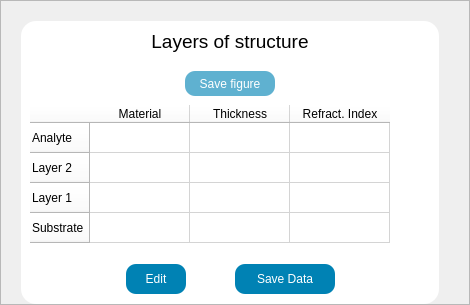
            <widget class="QFrame" name="graphics_frame_4">
             <property name="sizePolicy">
              <sizepolicy hsizetype="Expanding" vsizetype="Preferred">
               <horstretch>0</horstretch>
               <verstretch>0</verstretch>
              </sizepolicy>
             </property>
             <property name="styleSheet">
              <string notr="true"/>
             </property>
             <property name="frameShape">
              <enum>QFrame::StyledPanel</enum>
             </property>
             <property name="frameShadow">
              <enum>QFrame::Raised</enum>
             </property>
             <layout class="QVBoxLayout" name="verticalLayout_55">
              <property name="spacing">
               <number>5</number>
              </property>
              <property name="leftMargin">
               <number>20</number>
              </property>
              <property name="topMargin">
               <number>20</number>
              </property>
              <property name="rightMargin">
               <number>30</number>
              </property>
              <property name="bottomMargin">
               <number>0</number>
              </property>
              <item>
               <widget class="QFrame" name="grafico1_7">
                <property name="styleSheet">
                 <string notr="true">background-color: rgb(255, 255, 255);
border-radius:15px;</string>
                </property>
                <property name="frameShape">
                 <enum>QFrame::StyledPanel</enum>
                </property>
                <property name="frameShadow">
                 <enum>QFrame::Raised</enum>
                </property>
                <layout class="QVBoxLayout" name="verticalLayout_56">
                 <property name="spacing">
                  <number>9</number>
                 </property>
                 <property name="leftMargin">
                  <number>9</number>
                 </property>
                 <property name="rightMargin">
                  <number>9</number>
                 </property>
                 <property name="bottomMargin">
                  <number>10</number>
                 </property>
                 <item>
                  <widget class="QLabel" name="title_graphs_fiber_4">
                   <property name="font">
                    <font>
                     <family>Ubuntu</family>
                     <pointsize>14</pointsize>
                     <italic>false</italic>
                     <bold>false</bold>
                    </font>
                   </property>
                   <property name="styleSheet">
                    <string notr="true">background: transparent;
font: 500 14pt &quot;Ubuntu&quot;;</string>
                   </property>
                   <property name="text">
                    <string>&lt;html&gt;&lt;head/&gt;&lt;body&gt;&lt;p&gt;&lt;span style=&quot; font-family:'inherit';&quot;&gt;Layers of structure&lt;/span&gt;&lt;/p&gt;&lt;/body&gt;&lt;/html&gt;</string>
                   </property>
                   <property name="alignment">
                    <set>Qt::AlignCenter</set>
                   </property>
                  </widget>
                 </item>
                 <item>
                  <widget class="QFrame" name="frame">
                   <property name="sizePolicy">
                    <sizepolicy hsizetype="Expanding" vsizetype="Expanding">
                     <horstretch>0</horstretch>
                     <verstretch>0</verstretch>
                    </sizepolicy>
                   </property>
                   <property name="styleSheet">
                    <string notr="true">border-style: outset;
border-color: rgb(53, 132, 228);
border-width: 2px;
border-radius:20px;</string>
                   </property>
                   <property name="frameShape">
                    <enum>QFrame::StyledPanel</enum>
                   </property>
                   <property name="frameShadow">
                    <enum>QFrame::Raised</enum>
                   </property>
                  </widget>
                 </item>
                 <item>
                  <layout class="QHBoxLayout" name="horizontalLayout_91">
                   <property name="spacing">
                    <number>0</number>
                   </property>
                   <item>
                    <spacer name="horizontalSpacer_215">
                     <property name="orientation">
                      <enum>Qt::Horizontal</enum>
                     </property>
                     <property name="sizeHint" stdset="0">
                      <size>
                       <width>14</width>
                       <height>17</height>
                      </size>
                     </property>
                    </spacer>
                   </item>
                   <item>
                    <widget class="QPushButton" name="btn_save_graph_7">
                     <property name="minimumSize">
                      <size>
                       <width>90</width>
                       <height>25</height>
                      </size>
                     </property>
                     <property name="maximumSize">
                      <size>
                       <width>120</width>
                       <height>25</height>
                      </size>
                     </property>
                     <property name="styleSheet">
                      <string notr="true">QPushButton{
font: 400 11pt &quot;Ubuntu&quot;;
	color: rgb(255, 255,255);
	background-color: rgba(0, 130, 180,160);
	border-color: rgba(0, 100, 130,160);
	border-width: 2px;
	border-radius:10px;
}

QPushButton:hover{
	background-color: rgb(0, 130, 180);
	width: 40;
	height: 35;
}</string>
                     </property>
                     <property name="text">
                      <string>Save figure</string>
                     </property>
                    </widget>
                   </item>
                   <item>
                    <spacer name="horizontalSpacer_217">
                     <property name="orientation">
                      <enum>Qt::Horizontal</enum>
                     </property>
                     <property name="sizeHint" stdset="0">
                      <size>
                       <width>14</width>
                       <height>17</height>
                      </size>
                     </property>
                    </spacer>
                   </item>
                  </layout>
                 </item>
                 <item alignment="Qt::AlignHCenter|Qt::AlignVCenter">
                  <widget class="QTableWidget" name="tableWidget_fiber_4">
                   <property name="sizePolicy">
                    <sizepolicy hsizetype="Expanding" vsizetype="Fixed">
                     <horstretch>0</horstretch>
                     <verstretch>0</verstretch>
                    </sizepolicy>
                   </property>
                   <property name="minimumSize">
                    <size>
                     <width>400</width>
                     <height>150</height>
                    </size>
                   </property>
                   <property name="maximumSize">
                    <size>
                     <width>550</width>
                     <height>150</height>
                    </size>
                   </property>
                   <property name="styleSheet">
                    <string notr="true">font: 700 10pt &quot;Ubuntu&quot;;</string>
                   </property>
                   <property name="sizeAdjustPolicy">
                    <enum>QAbstractScrollArea::AdjustToContents</enum>
                   </property>
                   <property name="editTriggers">
                    <set>QAbstractItemView::NoEditTriggers</set>
                   </property>
                   <property name="verticalScrollMode">
                    <enum>QAbstractItemView::ScrollPerPixel</enum>
                   </property>
                   <property name="horizontalScrollMode">
                    <enum>QAbstractItemView::ScrollPerPixel</enum>
                   </property>
                   <property name="wordWrap">
                    <bool>true</bool>
                   </property>
                   <attribute name="horizontalHeaderStretchLastSection">
                    <bool>false</bool>
                   </attribute>
                   <row>
                    <property name="text">
                     <string>Analyte</string>
                    </property>
                   </row>
                   <row>
                    <property name="text">
                     <string>Layer 2</string>
                    </property>
                   </row>
                   <row>
                    <property name="text">
                     <string>Layer 1</string>
                    </property>
                   </row>
                   <row>
                    <property name="text">
                     <string>Substrate</string>
                    </property>
                   </row>
                   <column>
                    <property name="text">
                     <string>Material</string>
                    </property>
                   </column>
                   <column>
                    <property name="text">
                     <string>Thickness</string>
                    </property>
                   </column>
                   <column>
                    <property name="text">
                     <string>Refract. Index</string>
                    </property>
                   </column>
                  </widget>
                 </item>
                 <item>
                  <layout class="QHBoxLayout" name="horizontalLayout_92">
                   <item>
                    <spacer name="horizontalSpacer_218">
                     <property name="orientation">
                      <enum>Qt::Horizontal</enum>
                     </property>
                     <property name="sizeHint" stdset="0">
                      <size>
                       <width>40</width>
                       <height>20</height>
                      </size>
                     </property>
                    </spacer>
                   </item>
                   <item>
                    <widget class="QPushButton" name="btn_edit_layers_6">
                     <property name="sizePolicy">
                      <sizepolicy hsizetype="Minimum" vsizetype="Preferred">
                       <horstretch>0</horstretch>
                       <verstretch>0</verstretch>
                      </sizepolicy>
                     </property>
                     <property name="minimumSize">
                      <size>
                       <width>60</width>
                       <height>30</height>
                      </size>
                     </property>
                     <property name="styleSheet">
                      <string notr="true">QPushButton{
	font: 400 11pt &quot;Ubuntu&quot;;
	color: rgb(255, 255,255);
	background-color: rgb(0, 130, 180);
	border-color: rgb(0, 100, 130);
	border-width: 2px;
	border-radius:10px;
}

QPushButton:hover{
	background-color: rgb(200, 200, 70);
	border-color: rgb(0, 120, 40);
	width: 40;
	height: 35;
}</string>
                     </property>
                     <property name="text">
                      <string>Edit</string>
                     </property>
                    </widget>
                   </item>
                   <item>
                    <spacer name="horizontalSpacer_219">
                     <property name="orientation">
                      <enum>Qt::Horizontal</enum>
                     </property>
                     <property name="sizeType">
                      <enum>QSizePolicy::Fixed</enum>
                     </property>
                     <property name="sizeHint" stdset="0">
                      <size>
                       <width>40</width>
                       <height>20</height>
                      </size>
                     </property>
                    </spacer>
                   </item>
                   <item>
                    <widget class="QPushButton" name="btn_save_table_6">
                     <property name="sizePolicy">
                      <sizepolicy hsizetype="Minimum" vsizetype="Preferred">
                       <horstretch>0</horstretch>
                       <verstretch>0</verstretch>
                      </sizepolicy>
                     </property>
                     <property name="minimumSize">
                      <size>
                       <width>100</width>
                       <height>30</height>
                      </size>
                     </property>
                     <property name="styleSheet">
                      <string notr="true">QPushButton{
	font: 400 11pt &quot;Ubuntu&quot;;
	color: rgb(255, 255,255);
	background-color: rgb(0, 130, 180);
	border-color: rgb(0, 100, 130);
	border-width: 2px;
	border-radius:10px;
}

QPushButton:hover{
	background-color: rgb(00, 140, 70);
	border-color: rgb(0, 120, 40);
	width: 40;
	height: 35;
}</string>
                     </property>
                     <property name="text">
                      <string>Save Data</string>
                     </property>
                    </widget>
                   </item>
                   <item>
                    <spacer name="horizontalSpacer_220">
                     <property name="orientation">
                      <enum>Qt::Horizontal</enum>
                     </property>
                     <property name="sizeHint" stdset="0">
                      <size>
                       <width>40</width>
                       <height>20</height>
                      </size>
                     </property>
                    </spacer>
                   </item>
                  </layout>
                 </item>
                </layout>
               </widget>
              </item>
             </layout>
            </widget>
